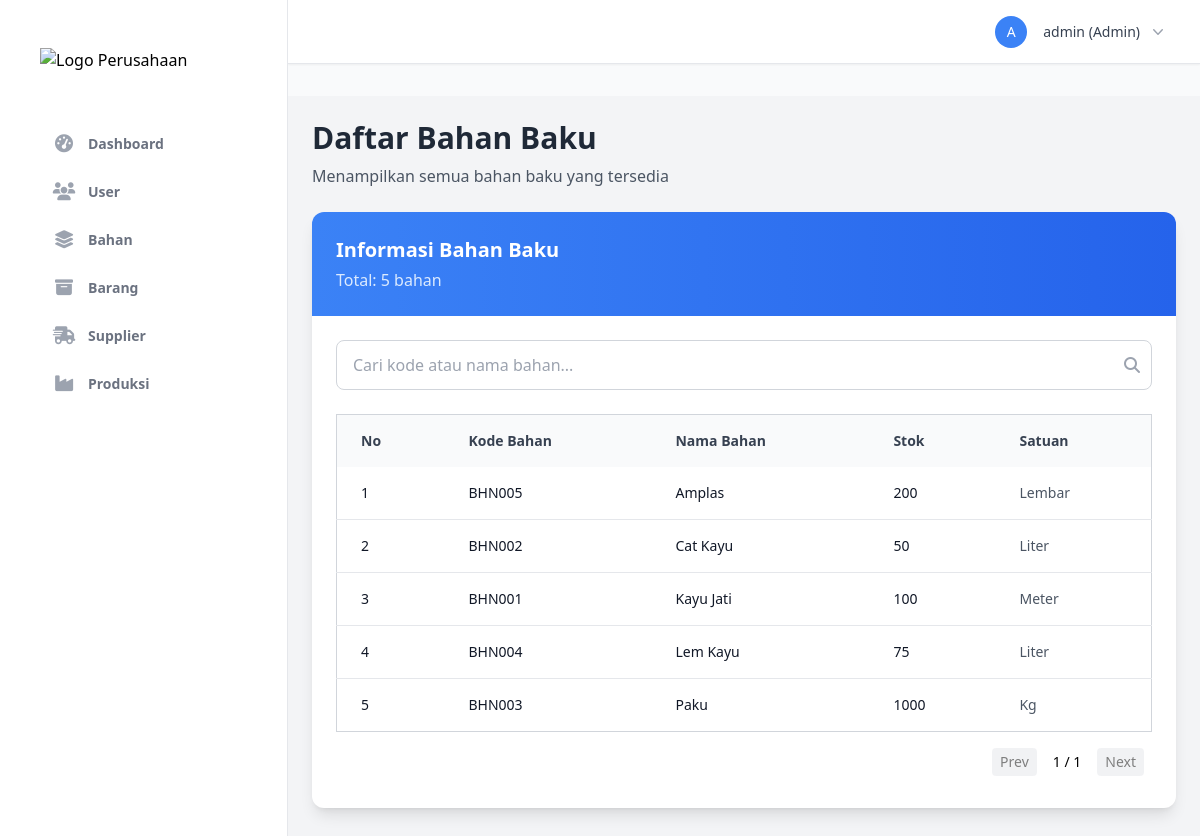
The app's page /pages/material_list.php (signed in) with its own data.
### tables this page shows
CREATE TABLE bahan (
    kd_bahan VARCHAR(25) PRIMARY KEY,
    nama_bahan VARCHAR(200) NOT NULL,
    stok INTEGER NOT NULL,
    satuan VARCHAR(15) NOT NULL
);

### pages/material_list.php (the view, shortened to what this page needs)
<?php
require_once '../config/db_connect.php';
require_once '../includes/header.php';
$search_query = $_GET['search'] ?? '';
$perPage = 10;
$page = isset($_GET['page']) ? max(1, intval($_GET['page'])) : 1;
$offset = ($page - 1) * $perPage;
$stmt = $pdo->prepare("SELECT COUNT(*) FROM bahan WHERE kd_bahan LIKE :search OR nama_bahan LIKE :search");
$stmt->bindValue(':search', '%' . $search_query . '%');
$stmt->execute();
$totalItems = $stmt->fetchColumn();
$totalPages = ceil($totalItems / $perPage);
$stmt = $pdo->prepare("SELECT * FROM bahan WHERE kd_bahan LIKE :search OR nama_bahan LIKE :search ORDER BY nama_bahan LIMIT :limit OFFSET :offset");
$stmt->bindValue(':search', '%' . $search_query . '%');
$stmt->bindValue(':limit', $perPage, PDO::PARAM_INT);
$stmt->bindValue(':offset', $offset, PDO::PARAM_INT);
$stmt->execute();
$materials = $stmt->fetchAll(PDO::FETCH_ASSOC);
?>
<head>
    <link rel="stylesheet" href="../assets/css/responsive.css">
</head>
<div class="flex min-h-screen bg-gray-100">
    <?php require_once '../includes/sidebar.php'; ?>
    <main class="flex-1 p-6">
        <div id="materialManagement" class="section active">
            <div class="mb-6">
                <h2 class="text-3xl font-bold text-gray-800">Daftar Bahan Baku</h2>
                <p class="text-gray-600 mt-2">Menampilkan semua bahan baku yang tersedia</p>
            </div>
            <div class="bg-white rounded-xl shadow-lg overflow-hidden">
                <div class="bg-gradient-to-r from-blue-500 to-blue-600 p-6">
                    <div class="flex justify-between items-center">
                        <div>
                            <h3 class="text-xl font-semibold text-white">Informasi Bahan Baku</h3>
                            <p class="text-blue-100 mt-1">Total: <?php echo $totalItems; ?> bahan</p>
                        </div>
                    </div>
                </div>
                <div class="p-6">
                    <div class="mb-6 relative">
                        <input type="text" id="searchInput" name="search" class="w-full px-4 py-3 border border-gray-300 rounded-lg focus:outline-none focus:ring-2 focus:ring-blue-500 pr-10" placeholder="Cari kode atau nama bahan..." value="<?php echo htmlspecialchars($search_query); ?>">
                        <span class="absolute right-3 top-1/2 transform -translate-y-1/2 text-gray-400">
                            <i class="fas fa-search"></i>
                        </span>
                    </div>
                    <?php if (empty($materials)): ?>
                        <div class="text-center py-12">
                            <i class="fas fa-box-open text-gray-400 text-6xl mb-4"></i>
                            <h3 class="text-xl font-semibold text-gray-600 mb-2">Belum ada bahan baku</h3>
                            <p class="text-gray-500">Saat ini tidak ada data bahan baku yang tersedia.</p>
                        </div>
                    <?php else: ?>
                        <div class="overflow-x-auto">
                            <table class="min-w-full responsive-table border border-gray-300">
                                <thead>
                                    <tr class="bg-gray-50">
                                        <th class="px-6 py-4 text-left text-sm font-semibold text-gray-700">No</th>
                                        <th class="px-6 py-4 text-left text-sm font-semibold text-gray-700">Kode Bahan</th>
                                        <th class="px-6 py-4 text-left text-sm font-semibold text-gray-700">Nama Bahan</th>
                                        <th class="px-6 py-4 text-left text-sm font-semibold text-gray-700">Stok</th>
                                        <th class="px-6 py-4 text-left text-sm font-semibold text-gray-700">Satuan</th>
                                    </tr>
                                </thead>
                                <tbody class="divide-y divide-gray-200" id="materialsTableBody">
                                    <?php
                                    $i = 1;
                                    foreach ($materials as $material): ?>
                                        <tr class="hover:bg-gray-50 transition duration-200 material-row" data-name="<?php echo strtolower(htmlspecialchars($material['kd_bahan'] . ' ' . $material['nama_bahan'])); ?>">
                                            <td data-label="No." class="px-6 py-4 text-sm text-gray-900"><?php echo $i++; ?></td>
                                            <td data-label="Kode Bahan" class="px-6 py-4 text-sm font-medium text-gray-900"><?php echo htmlspecialchars($material['kd_bahan']); ?></td>
                                            <td data-label="Nama Bahan" class="px-6 py-4 text-sm text-gray-900"><?php echo htmlspecialchars($material['nama_bahan']); ?></td>
                                            <td data-label="Stok" class="px-6 py-4 text-sm text-gray-900"><?php echo htmlspecialchars($material['stok']); ?></td>
                                            <td data-label="Satuan" class="px-6 py-4 text-sm text-gray-600"><?php echo htmlspecialchars($material['satuan']); ?></td>
                                        </tr>
                                    <?php endforeach; ?>
                                </tbody>
                            </table>
                        </div>
                    <?php endif; ?>
                    <div class="flex justify-end mt-2 p-2">
                        <div class="flex items-center space-x-2 text-sm">
                            <a href="?search=<?php echo urlencode($search_query); ?>&page=<?php echo max(1, $page - 1); ?>" class="px-2 py-1 bg-gray-200 rounded hover:bg-gray-300 <?php echo $page <= 1 ? 'opacity-50 cursor-not-allowed' : ''; ?>">Prev</a>
                            <span class="px-2"><?php echo $page; ?> / <?php echo $totalPages; ?></span>
                            <a href="?search=<?php echo urlencode($search_query); ?>&page=<?php echo min($totalPages, $page + 1); ?>" class="px-2 py-1 bg-gray-200 rounded hover:bg-gray-300 <?php echo $page >= $totalPages ? 'opacity-50 cursor-not-allowed' : ''; ?>">Next</a>
                        </div>
                    </div>
                </div>
            </div>
        </div>
    </main>
</div>
<?php require_once '../includes/footer.php'; ?>

### records on screen
bahan: kd_bahan "BHN005", nama_bahan "Amplas", stok "200", satuan "Lembar"
bahan: kd_bahan "BHN002", nama_bahan "Cat Kayu", stok "50", satuan "Liter"
bahan: kd_bahan "BHN001", nama_bahan "Kayu Jati", stok "100", satuan "Meter"
bahan: kd_bahan "BHN004", nama_bahan "Lem Kayu", stok "75", satuan "Liter"
bahan: kd_bahan "BHN003", nama_bahan "Paku", stok "1000", satuan "Kg"

### other values on screen
$item['name'] "Dashboard"
$item['name'] "User"
$item['name'] "Bahan"
$item['name'] "Barang"
$item['name'] "Supplier"
$item['name'] "Produksi"
substr($currentUser['username'], 0, 1) "A"
$currentUser['username'] "admin"
$currentUser['level'] "Admin"
$totalItems "5"
$page "1"
$totalPages "1"
